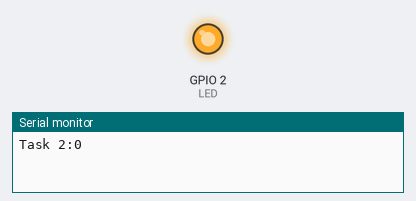
Bench run of a program on a simulated ESP32. On the bench: output pins drawn as LEDs (lit = HIGH), the last lines printed to the serial monitor.

Above: at 0.1 s.
At 11.5 s:
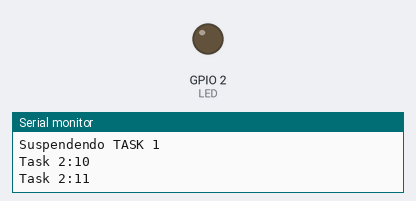
Timing chart, 0 to 19.2 s (numbered marks = the images above):
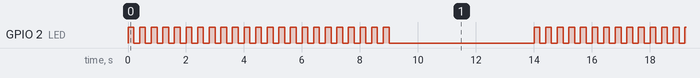

The program:

main.cpp
```cpp
/******************************************************************
Exemplo para supender e reiniciar de tasks
Esse exemplo é como supender e reiniciar tarefas no FreeRTOS

******************************************************************/

#include <Arduino.h>
/* Biblioteca FreeRTOS */
#include "freertos/FreeRTOS.h"
#include "freertos/task.h"

#define LED 2

/* Variaveis para o handle das tasks */
TaskHandle_t task1Handle = NULL;
TaskHandle_t task2Handle = NULL;

/* Prótotipos das tasks */
void vTask1(void *pvParameters);
void vTask2(void *pvParameters);


void setup() {
  // put your setup code here, to run once:
  Serial.begin(9600);


  xTaskCreate(vTask1,"TASK1",configMINIMAL_STACK_SIZE,NULL,1,&task1Handle);
  xTaskCreate(vTask2,"TASK2",configMINIMAL_STACK_SIZE+1024,NULL,2,&task2Handle);
}

void loop() {
  vTaskDelay(1000);
}

void vTask1(void *pvParameters)
{
  pinMode(LED,OUTPUT);
  while (1)
  {
    digitalWrite(LED,!digitalRead(LED));
    vTaskDelay(pdMS_TO_TICKS(200));
  }

}
void vTask2(void *pvParameters)
{
  int cont = 0;
  while (1)
  {
    Serial.println("Task 2:" + String(cont++));
    if(cont==10){
      Serial.println("Suspendendo TASK 1");
      vTaskSuspend(task1Handle);
      digitalWrite(LED,LOW);
    }
    else if(cont==15){
      Serial.println("Reiniciando TASK 1");
      vTaskResume(task1Handle);
      cont = 0;

    }
    vTaskDelay(1000);
  }

}
```

Measured:
- by itself, GPIO 2 (LED): repeats every 14.8 s: HIGH 0.20 s, LOW 5.0 s, 24 × (HIGH 0.20 s, LOW 0.20 s)
- by itself, everything shown: repeats every 15.0 s, in 50 steps
